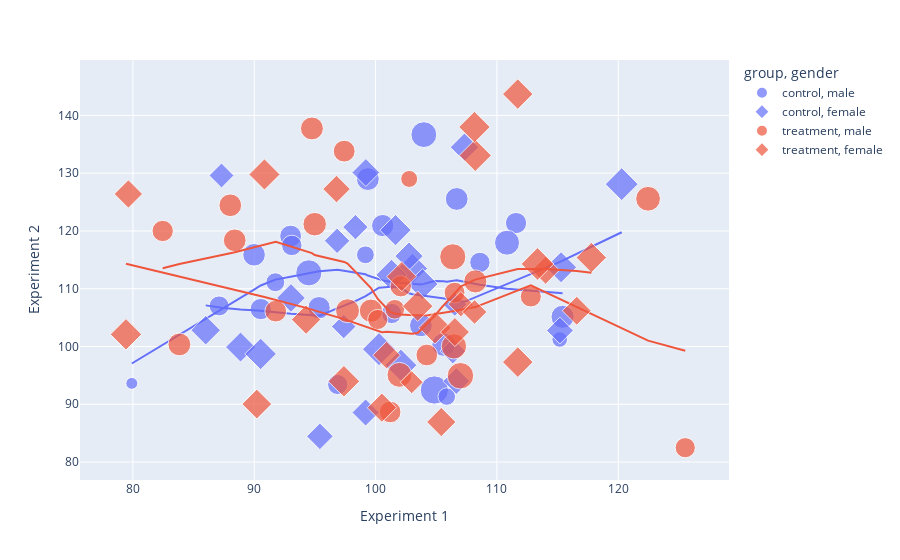

Notebook source saved alongside this figure:
### Markdown cell above
### Exercise

The `experiment` dataset represents the results of 100 simulated participants on three hypothetical experiments, along with their gender and control/treatment group.

Build a scatterplot with `experiment_1` as the x-axis and `experiment_2` as the y-axis.  Colorize based on `group`.  Add lowess linear model.  Change the symbol of the point based on `gender` and the size based on `experiment_3`.  Add a title and format the x and y axis labels.

### Code cell
experiment = px.data.experiment()
fig = px.scatter(experiment, x = 'experiment_1', y = 'experiment_2', color = 'group', trendline = 'lowess',
                symbol='gender', size='experiment_3', labels=dict(experiment_1='Experiment 1', experiment_2 = 'Experiment 2',
                title='Experiment Dataset'))
fig.show()

### Figure 1 — Plotly figure (JSON) as saved in the notebook; plotly's stock layout.template omitted (floating-point values rounded to 4 significant figures)
{"data": [{"hovertemplate": "group=control<br>gender=male<br>Experiment 1=%{x}<br>Experiment 2=%{y}<br>experiment_3=%{marker.size}<extra></extra>", "legendgroup": "control, male", "marker": {"color": "#636efa", "size": [73.03, 72.14, 96.28, 92.67, 85.53, 74.58, 93.43, 93.68, 75.32, 98.61, 43.8, 81.38, 56.95, 143.8, 25.53, 55.16, 81.13, 112.3, 89.66, 123.0, 119.8, 91.76, 88.4, 73.73, 64.26], "sizemode": "area", "sizeref": 0.3596, "symbol": "circle"}, "mode": "markers", "name": "control, male", "orientation": "v", "showlegend": true, "type": "scatter", "x": [96.88, 87.11, 115.4, 103.7, 93.0, 108.6, 106.7, 99.36, 93.1, 105.6, 115.2, 90.54, 99.16, 104.8, 79.91, 105.9, 111.6, 110.8, 95.34, 94.5, 104.0, 89.99, 100.6, 101.3, 91.74], "xaxis": "x", "y": [93.42, 107.0, 105.1, 103.6, 119.1, 114.6, 125.5, 129.0, 117.5, 100.3, 101.2, 106.5, 115.9, 92.47, 93.62, 91.33, 121.4, 118.0, 106.7, 112.7, 136.7, 115.9, 120.9, 105.7, 111.1], "yaxis": "y"}, {"hovertemplate": "<b>LOWESS trendline</b><br><br>group=control<br>gender=male<br>Experiment 1=%{x}<br>Experiment 2=%{y} <b>(trend)</b><extra></extra>", "legendgroup": "control, male", "marker": {"color": "#636efa", "symbol": "circle"}, "mode": "lines", "name": "control, male", "showlegend": false, "type": "scatter", "x": [79.91, 87.11, 89.99, 90.54, 91.74, 93.0, 93.1, 94.5, 95.34, 96.88, 99.16, 99.36, 100.6, 101.3, 103.7, 104.0, 104.8, 105.6, 105.9, 106.7, 108.6, 110.8, 111.6, 115.2, 115.4], "xaxis": "x", "y": [97.05, 106.1, 109.8, 110.6, 111.6, 112.1, 112.1, 112.7, 113.0, 113.3, 112.5, 112.3, 111.4, 111.2, 110.7, 110.8, 111.3, 111.3, 111.2, 111.4, 110.7, 110.0, 109.9, 109.3, 109.2], "yaxis": "y"}, {"hovertemplate": "group=control<br>gender=female<br>Experiment 1=%{x}<br>Experiment 2=%{y}<br>experiment_3=%{marker.size}<extra></extra>", "legendgroup": "control, female", "marker": {"color": "#636efa", "size": [66.06, 76.62, 86.43, 69.05, 99.18, 93.49, 68.27, 109.4, 115.6, 70.37, 60.81, 64.57, 76.82, 95.86, 85.02, 103.7, 105.9, 103.0, 103.5, 103.1, 87.61, 83.04, 117.0, 78.66, 75.51], "sizemode": "area", "sizeref": 0.3596, "symbol": "diamond"}, "mode": "markers", "name": "control, female", "orientation": "v", "showlegend": true, "type": "scatter", "x": [87.3, 106.7, 107.3, 96.83, 103.0, 86.0, 98.34, 102.1, 120.3, 106.4, 106.5, 97.37, 115.2, 88.87, 102.8, 101.6, 90.53, 103.9, 101.3, 115.3, 93.03, 99.2, 100.3, 99.18, 95.41], "xaxis": "x", "y": [129.6, 94.02, 134.5, 118.3, 113.5, 102.8, 120.7, 96.76, 128.1, 99.2, 107.3, 103.5, 102.8, 99.9, 115.6, 120.1, 98.72, 110.8, 112.4, 113.7, 108.4, 130.1, 99.54, 88.57, 84.45], "yaxis": "y"}, {"hovertemplate": "<b>LOWESS trendline</b><br><br>group=control<br>gender=female<br>Experiment 1=%{x}<br>Experiment 2=%{y} <b>(trend)</b><extra></extra>", "legendgroup": "control, female", "marker": {"color": "#636efa", "symbol": "diamond"}, "mode": "lines", "name": "control, female", "showlegend": false, "type": "scatter", "x": [86.0, 87.3, 88.87, 90.53, 93.03, 95.41, 96.83, 97.37, 98.34, 99.18, 99.2, 100.3, 101.3, 101.6, 102.1, 102.8, 103.0, 103.9, 106.4, 106.5, 106.7, 107.3, 115.2, 115.3, 120.3], "xaxis": "x", "y": [107.1, 106.7, 106.4, 106.2, 105.6, 105.3, 106.6, 107.0, 107.9, 108.7, 108.7, 110.2, 110.3, 110.2, 110.2, 109.2, 109.0, 108.8, 108.2, 108.0, 107.9, 107.7, 114.6, 114.7, 119.8], "yaxis": "y"}, {"hovertemplate": "group=treatment<br>gender=male<br>Experiment 1=%{x}<br>Experiment 2=%{y}<br>experiment_3=%{marker.size}<extra></extra>", "legendgroup": "treatment, male", "marker": {"color": "#EF553B", "size": [103.4, 111.8, 97.96, 85.87, 110.2, 96.23, 84.87, 84.78, 80.05, 69.8, 99.42, 82.11, 84.2, 126.2, 78.05, 81.85, 73.54, 93.74, 92.98, 92.49, 94.41, 115.6, 73.25, 52.11, 123.5], "sizemode": "area", "sizeref": 0.3596, "symbol": "circle"}, "mode": "markers", "name": "treatment, male", "orientation": "v", "showlegend": true, "type": "scatter", "x": [97.69, 102.0, 99.62, 97.41, 122.5, 108.2, 91.77, 104.2, 112.8, 101.6, 94.98, 102.1, 101.2, 107.0, 106.5, 82.45, 125.5, 83.83, 88.39, 88.03, 94.75, 106.5, 100.2, 102.8, 106.4], "xaxis": "x", "y": [106.2, 95.09, 106.2, 133.8, 125.6, 111.3, 106.1, 98.53, 108.7, 106.4, 121.2, 110.4, 88.66, 94.93, 109.3, 120.0, 82.48, 100.4, 118.4, 124.4, 137.7, 100.0, 104.7, 129.0, 115.5], "yaxis": "y"}, {"hovertemplate": "<b>LOWESS trendline</b><br><br>group=treatment<br>gender=male<br>Experiment 1=%{x}<br>Experiment 2=%{y} <b>(trend)</b><extra></extra>", "legendgroup": "treatment, male", "marker": {"color": "#EF553B", "symbol": "circle"}, "mode": "lines", "name": "treatment, male", "showlegend": false, "type": "scatter", "x": [82.45, 83.83, 88.03, 88.39, 91.77, 94.75, 94.98, 97.41, 97.69, 99.62, 100.2, 101.2, 101.6, 102.0, 102.1, 102.8, 104.2, 106.4, 106.5, 106.5, 107.0, 108.2, 112.8, 122.5, 125.5], "xaxis": "x", "y": [113.5, 114.3, 116.2, 116.3, 118.1, 116.2, 115.8, 114.6, 114.4, 110.1, 108.2, 106.0, 105.7, 105.6, 105.6, 105.4, 105.4, 106.1, 106.1, 106.2, 106.3, 106.8, 110.6, 101.0, 99.26], "yaxis": "y"}, {"hovertemplate": "group=treatment<br>gender=female<br>Experiment 1=%{x}<br>Experiment 2=%{y}<br>experiment_3=%{marker.size}<extra></extra>", "legendgroup": "treatment, female", "marker": {"color": "#EF553B", "size": [57.0, 98.65, 81.58, 99.0, 99.83, 68.65, 83.28, 103.4, 106.3, 85.42, 81.07, 114.1, 96.88, 105.4, 89.43, 99.33, 94.68, 113.1, 91.39, 110.2, 91.17, 89.83, 105.1, 64.52, 92.39], "sizemode": "area", "sizeref": 0.3596, "symbol": "diamond"}, "mode": "markers", "name": "treatment, female", "orientation": "v", "showlegend": true, "type": "scatter", "x": [103.0, 117.8, 100.9, 111.7, 111.7, 107.0, 114.0, 90.84, 97.39, 79.63, 96.78, 113.3, 102.2, 79.43, 116.6, 103.5, 90.21, 104.9, 100.5, 108.2, 105.4, 106.5, 108.2, 108.2, 94.27], "xaxis": "x", "y": [93.81, 115.4, 98.5, 143.7, 97.29, 107.3, 113.2, 129.8, 93.98, 126.4, 127.2, 114.3, 112.1, 102.1, 106.2, 107.0, 90.03, 103.2, 89.41, 133.1, 86.92, 102.5, 138.0, 106.0, 104.7], "yaxis": "y"}, {"hovertemplate": "<b>LOWESS trendline</b><br><br>group=treatment<br>gender=female<br>Experiment 1=%{x}<br>Experiment 2=%{y} <b>(trend)</b><extra></extra>", "legendgroup": "treatment, female", "marker": {"color": "#EF553B", "symbol": "diamond"}, "mode": "lines", "name": "treatment, female", "showlegend": false, "type": "scatter", "x": [79.43, 79.63, 90.21, 90.84, 94.27, 96.78, 97.39, 100.5, 100.9, 102.2, 103.0, 103.5, 104.9, 105.4, 106.5, 107.0, 108.2, 108.2, 108.2, 111.7, 111.7, 113.3, 114.0, 116.6, 117.8], "xaxis": "x", "y": [114.3, 114.2, 108.8, 108.6, 106.7, 105.1, 104.7, 102.5, 102.5, 102.4, 102.2, 102.3, 105.4, 106.7, 109.3, 110.4, 111.5, 111.5, 111.6, 113.4, 113.4, 113.4, 113.4, 113.1, 112.8], "yaxis": "y"}], "layout": {"legend": {"itemsizing": "constant", "title": {"text": "group, gender"}, "tracegroupgap": 0}, "margin": {"t": 60}, "xaxis": {"anchor": "y", "domain": [0, 1], "title": {"text": "Experiment 1"}}, "yaxis": {"anchor": "x", "domain": [0, 1], "title": {"text": "Experiment 2"}}}}
